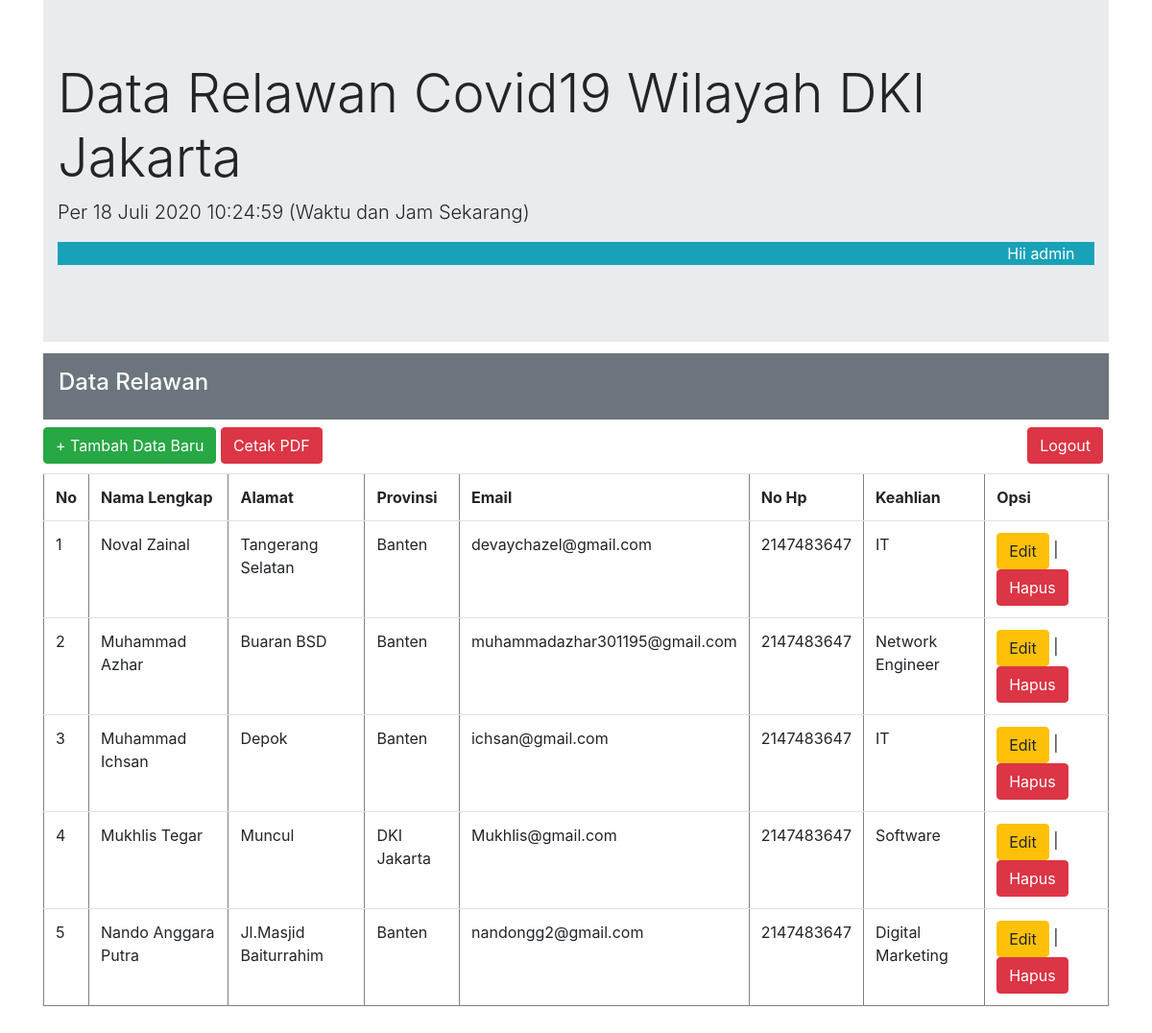
Screenshot of /index.php (signed in) with the database file from the repository.
### tables this page shows
CREATE TABLE `user` (
  `id` int(11) NOT NULL,
  `nama` varchar(50) NOT NULL,
  `alamat` text NOT NULL,
  `provinsi` varchar(50) NOT NULL,
  `email` varchar(50) NOT NULL,
  `no_hp` int(15) NOT NULL,
  `keahlian` varchar(30) NOT NULL
);

### index.php (the view, shortened to what this page needs)
	<?php
	$waktu = date('H:i:s');
		function tgl_indo($tanggal){
		$bulan = array (
			1 =>   'Januari',
			'Februari',
			'Maret',
			'April',
			'Mei',
			'Juni',
			'Juli',
			'Agustus',
			'September',
			'Oktober',
			'November',
			'Desember'
		);
		$pecahkan = explode('-', $tanggal);
		return $pecahkan[2] . ' ' . $bulan[ (int)$pecahkan[1] ] . ' ' . $pecahkan[0];
	}
	$date = tgl_indo(date('Y-m-d'));
	?>
<!DOCTYPE html>
<html>
<head>
	<link rel="stylesheet" type="text/css" href="style.css">
	<link rel="stylesheet" href="https://stackpath.bootstrapcdn.com/bootstrap/4.5.0/css/bootstrap.min.css">
</head>
<body>
	<div class="container">
	<div class="jumbotron jumbotron-fluid">
	  <div class="container">
	    <h1 class="display-4">Data Relawan Covid19 Wilayah DKI Jakarta</h1>
	    <p class="lead">Per <?php echo $date."&nbsp;".$waktu ?> (Waktu dan Jam Sekarang)</p>
	    <p class="text-right bg-info" style="color: white">Hii <?php echo $_SESSION['username']; ?> &emsp;</p>
	  </div>
</div>
	<div id="tb" class="p-3 mb-2 bg-secondary text-white"><h4>Data Relawan</h4></div>
		<a id="td" class="btn btn-success" href="input.php">+ Tambah Data Baru</a>
		<a id="td" class="btn btn-danger" target="_blank" href="cetakPDF.php">Cetak PDF</a>
		<a id="tds" class="btn btn-danger" href="logout.php">Logout</a>
	<table border="1" class="table">
		<tr>
			<th>No</th>
			<th>Nama Lengkap</th>
			<th>Alamat</th>
			<th>Provinsi</th>
			<th>Email</th>
			<th>No Hp</th>
			<th>Keahlian</th>
			<th>Opsi</th>
		</tr>
		<?php
		include "koneksi.php";
		$query_mysql = mysqli_query($host,"SELECT * FROM user");
		$nomor = 1;
		while($data = mysqli_fetch_array($query_mysql)){
		?>
		<tr>
			<td><?php echo $nomor++; ?></td>
			<td><?php echo $data['nama']; ?></td>
			<td><?php echo $data['alamat']; ?></td>
			<td><?php echo $data['provinsi']; ?></td>
			<td><?php echo $data['email']; ?></td>
			<td><?php echo $data['no_hp']; ?></td>
			<td><?php echo $data['keahlian']; ?></td>
			<td>
				<a class="btn btn-warning" href="edit.php?id=<?php echo $data['id']; ?>">Edit</a> |
				<a class="btn btn-danger" href="hapus.php?id=<?php echo $data['id']; ?>">Hapus</a>
			</td>
		</tr>
		<?php } ?>
	</table><br>
</div>
</body>
</html>

### style.css (style rules this page uses)
#tb { margin-top: -20px; }
#td { margin-bottom: 20px; }
#tds { margin-bottom: 20px; margin-left: 730px; }
.table { margin-top: -10px; }

### rows the page displays
user: nama "Noval Zainal", alamat "Tangerang Selatan", provinsi "Banten", email "devaychazel@gmail.com", no_hp "2147483647", keahlian "IT"
user: nama "Muhammad Azhar", alamat "Buaran BSD", provinsi "Banten", email "muhammadazhar301195@gmail.com", no_hp "2147483647", keahlian "Network Engineer"
user: nama "Muhammad Ichsan", alamat "Depok", provinsi "Banten", email "ichsan@gmail.com", no_hp "2147483647", keahlian "IT"
user: nama "Mukhlis Tegar", alamat "Muncul", provinsi "DKI Jakarta", email "Mukhlis@gmail.com", no_hp "2147483647", keahlian "Software"
user: nama "Nando Anggara Putra", alamat "Jl.Masjid Baiturrahim", provinsi "Banten", email "nandongg2@gmail.com", no_hp "2147483647", keahlian "Digital Marketing"

### other values shown
$date "18 Juli 2020"
$waktu "10:24:59"
$_SESSION['username'] "admin"
